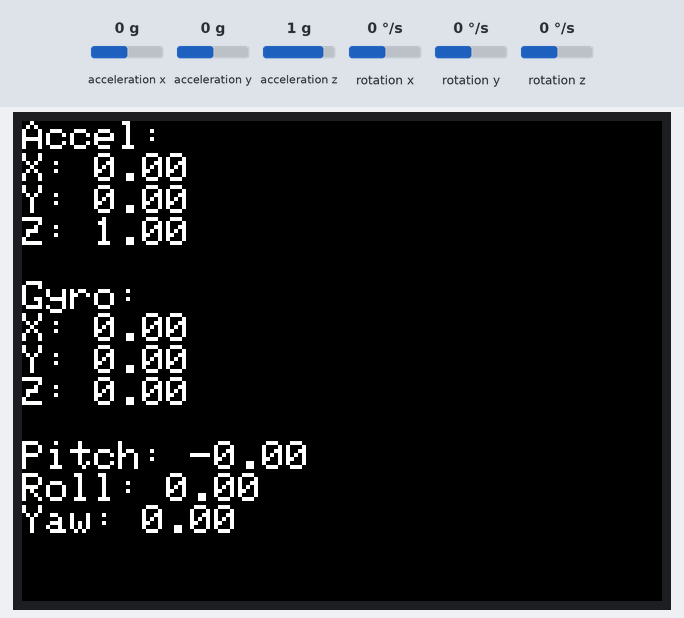
This sketch was run on a simulated ESP32. Shown: 320×240 colour display. Inputs (shaded band) come from the test bench; at power-on: acceleration x 0 g, acceleration y 0 g, acceleration z 1 g, rotation x 0 °/s, rotation y 0 °/s, rotation z 0 °/s.

Above: at 1.4 s.
1.5 s: acceleration x set to -1.4 g
At 2.8 s:
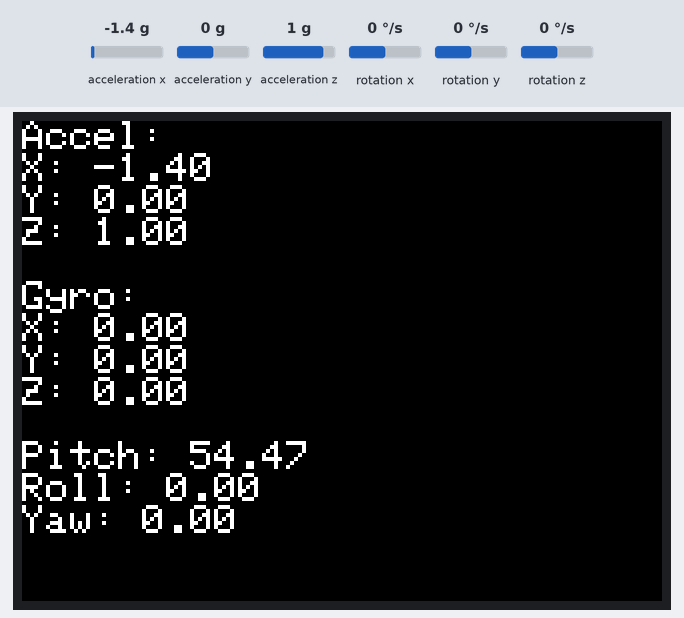
4.5 s: acceleration y set to 0.8 g
At 5.9 s:
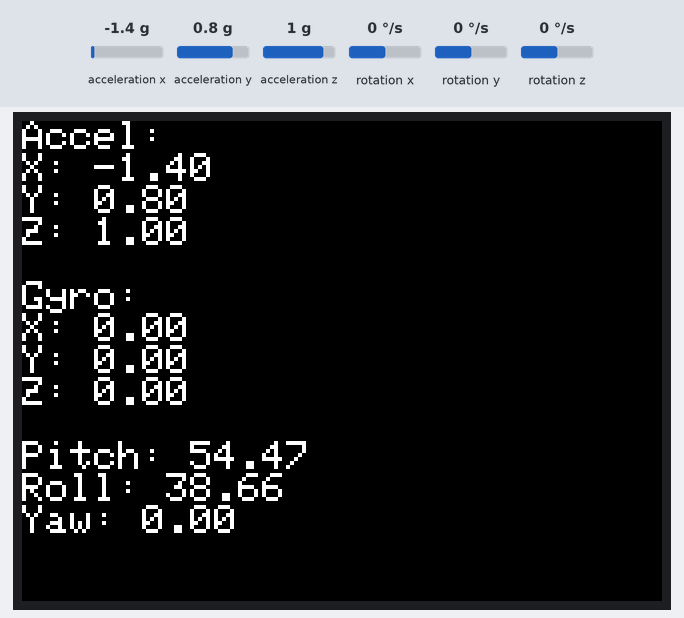
7.5 s: acceleration z set to -1.4 g
At 8.2 s:
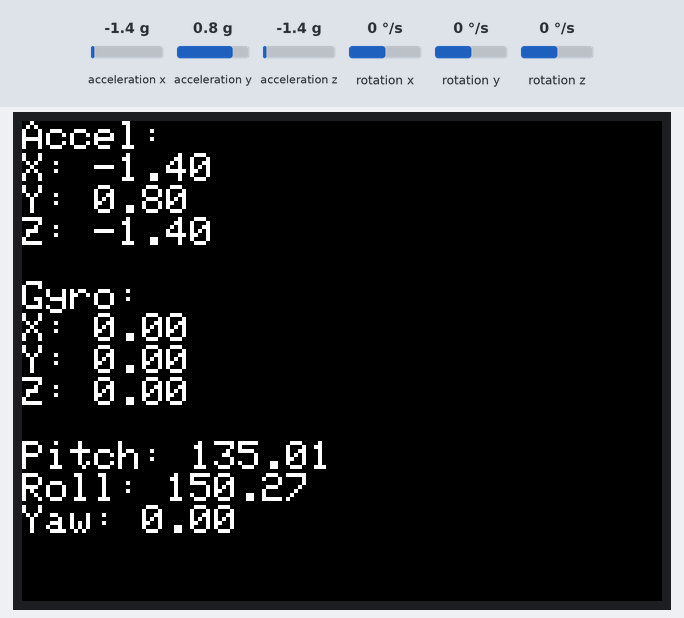
10.5 s: rotation x set to -192 °/s
At 11.0 s:
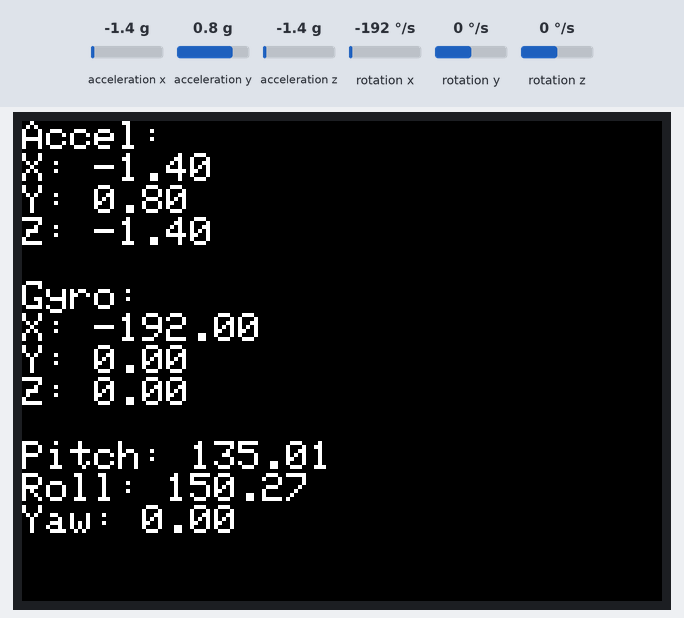
13.5 s: rotation y set to -192 °/s
At 14.5 s:
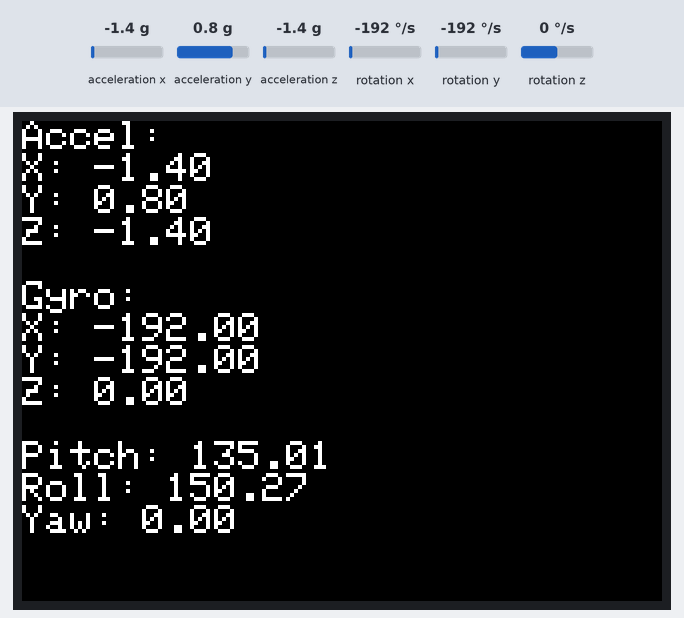
16.5 s: acceleration z set to 0 g
At 17.3 s:
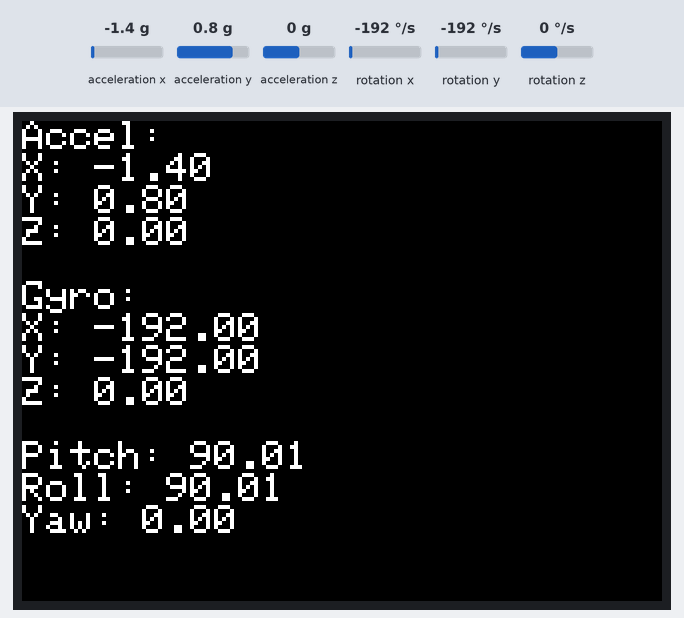
Timing chart, 0 to 19.5 s (numbered marks = the images above; inputs shaded):
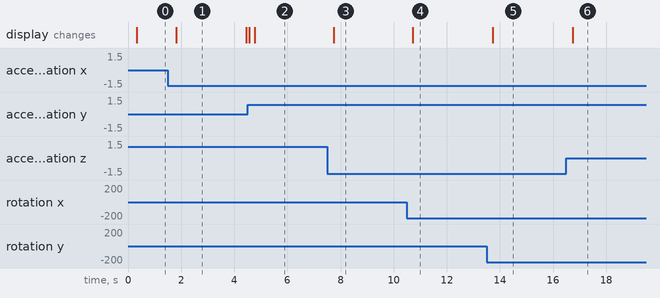

The sketch:

imu_display.ino
```cpp
#include <M5Unified.h>

void setup() {
  M5.begin();
  M5.Imu.begin();
  M5.Lcd.setTextSize(2);
  M5.Lcd.fillScreen(BLACK);
}

void loop() {
  float accX, accY, accZ;
  float gyroX, gyroY, gyroZ;
  float pitch, roll, yaw;

  M5.Imu.getAccelData(&accX, &accY, &accZ);
  M5.Imu.getGyroData(&gyroX, &gyroY, &gyroZ);
  M5.Imu.getAhrsData(&pitch, &roll, &yaw);

  M5.Lcd.setCursor(0, 0);
  M5.Lcd.clear();
  M5.Lcd.printf("Accel:\nX: %.2f\nY: %.2f\nZ: %.2f\n\n", accX, accY, accZ);
  M5.Lcd.printf("Gyro:\nX: %.2f\nY: %.2f\nZ: %.2f\n\n", gyroX, gyroY, gyroZ);
  M5.Lcd.printf("Pitch: %.2f\nRoll: %.2f\nYaw: %.2f", pitch, roll, yaw);

  delay(100);
}
```

Measured:
- after the input at 1.5 s, the display: changes after 0.32 s (image 1)
- after the input at 4.5 s, the display: first differs from a run without the input after 0.27 s (image 2)
- after the input at 7.5 s, the display: changes after 0.24 s (image 3)
- after the input at 10.5 s, the display: changes after 0.22 s (image 4)
- after the input at 13.5 s, the display: changes after 0.22 s (image 5)
- after the input at 16.5 s, the display: changes after 0.24 s (image 6)
- what the display in image 1 shows lasts 2.7 s, from 1.8 s to 4.5 s
